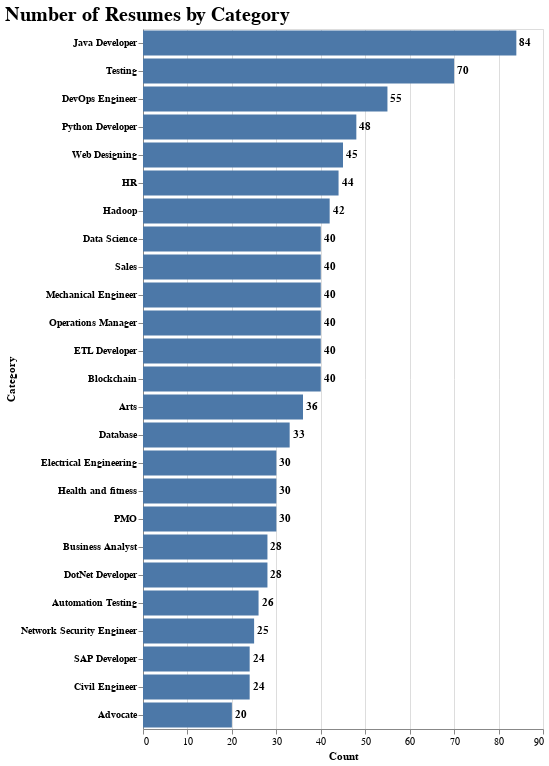

Notebook cell for this chart:
### Code cell
#Show the count of resumes in each resume category and display on bar chart using Altair
# Altair documentation: https://altair-viz.github.io/

import altair as alt

# Retrieve the count of resumes by category
resumes_by_category = resume_df['Category'].value_counts().reset_index()
resumes_by_category.columns = ['Category', 'Count']

#Sort the number of resumes by category in descending order
resumes_by_category = resumes_by_category.sort_values(by='Count', ascending=False)


bar_chart = alt.Chart(resumes_by_category).mark_bar().encode(
    x='Count:Q',
    y=alt.Y("Category:N", sort='-x', axis=alt.Axis(labelFontWeight='bold'))
).properties(
    height=700,
    title={
        "text": "Number of Resumes by Category",
        "fontSize": 20,
        "font": "Calibri",
        "anchor": "start",
        "color": "black",
        "fontWeight": "bold"
    }
)

# Add labels next to the bars

text = bar_chart.mark_text(
    align='left',
    baseline='middle',
    fontWeight = 'bold',
    dx=3
).encode(
    text='Count:Q')


(bar_chart + text)

### Figure 1 — Vega-Lite specification as saved in the notebook (floating-point values rounded to 4 significant figures)
{"config": {"view": {"continuousWidth": 400, "continuousHeight": 300}}, "layer": [{"mark": "bar", "encoding": {"x": {"field": "Count", "type": "quantitative"}, "y": {"axis": {"labelFontWeight": "bold"}, "field": "Category", "sort": "-x", "type": "nominal"}}, "height": 700, "title": {"text": "Number of Resumes by Category", "fontSize": 20, "font": "Calibri", "anchor": "start", "color": "black", "fontWeight": "bold"}}, {"mark": {"type": "text", "align": "left", "baseline": "middle", "dx": 3, "fontWeight": "bold"}, "encoding": {"text": {"field": "Count", "type": "quantitative"}, "x": {"field": "Count", "type": "quantitative"}, "y": {"axis": {"labelFontWeight": "bold"}, "field": "Category", "sort": "-x", "type": "nominal"}}, "height": 700, "title": {"text": "Number of Resumes by Category", "fontSize": 20, "font": "Calibri", "anchor": "start", "color": "black", "fontWeight": "bold"}}], "data": {"name": "data-c6b69371668a341c18376d4df91a2e41"}, "$schema": "https://vega.github.io/schema/vega-lite/v4.17.0.json", "datasets": {"data-c6b69371668a341c18376d4df91a2e41": [{"Category": "Java Developer", "Count": 84}, {"Category": "Testing", "Count": 70}, {"Category": "DevOps Engineer", "Count": 55}, {"Category": "Python Developer", "Count": 48}, {"Category": "Web Designing", "Count": 45}, {"Category": "HR", "Count": 44}, {"Category": "Hadoop", "Count": 42}, {"Category": "Data Science", "Count": 40}, {"Category": "Sales", "Count": 40}, {"Category": "Mechanical Engineer", "Count": 40}, {"Category": "Operations Manager", "Count": 40}, {"Category": "ETL Developer", "Count": 40}, {"Category": "Blockchain", "Count": 40}, {"Category": "Arts", "Count": 36}, {"Category": "Database", "Count": 33}, {"Category": "Electrical Engineering", "Count": 30}, {"Category": "Health and fitness", "Count": 30}, {"Category": "PMO", "Count": 30}, {"Category": "Business Analyst", "Count": 28}, {"Category": "DotNet Developer", "Count": 28}, {"Category": "Automation Testing", "Count": 26}, {"Category": "Network Security Engineer", "Count": 25}, {"Category": "SAP Developer", "Count": 24}, {"Category": "Civil Engineer", "Count": 24}, {"Category": "Advocate", "Count": 20}]}}
